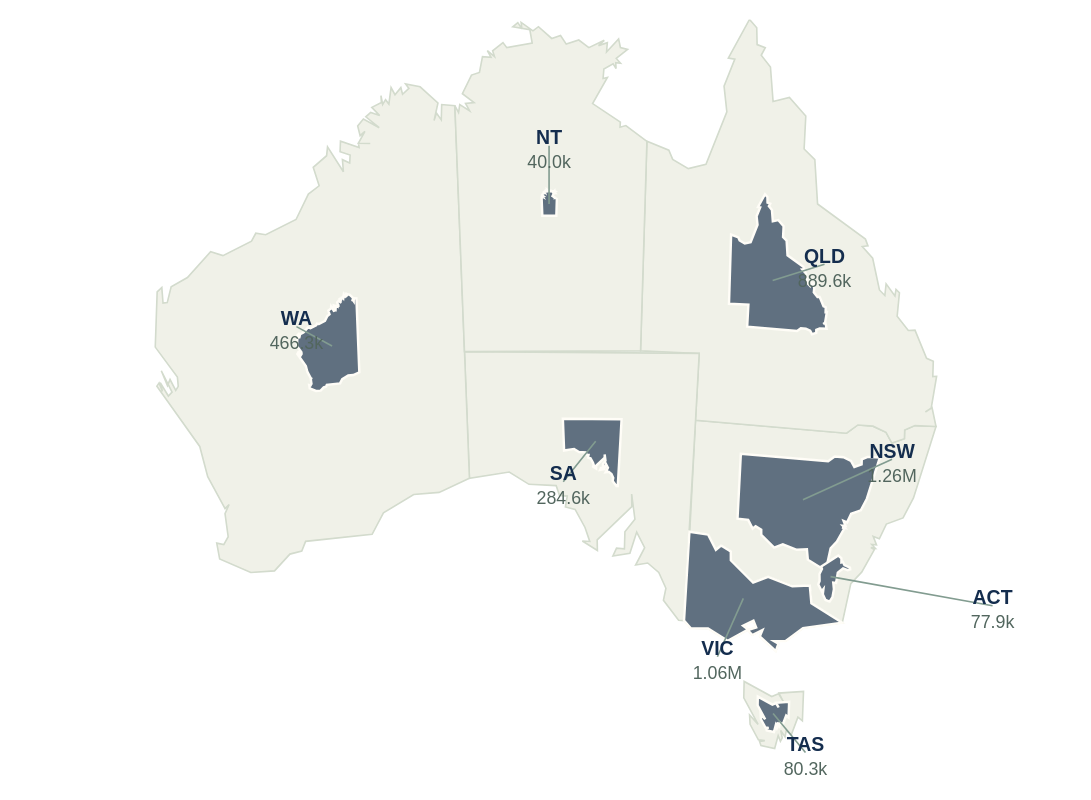

Express this chart as Vega-Lite.
### Vega-Lite specification from a JSON file in a GitHub repository (floating-point values rounded to 4 significant figures; data arrays with more than 128 entries replaced by an {"elided": "..."} marker saying what was removed)
{"$schema": "https://vega.github.io/schema/vega-lite/v5.json", "background": "transparent", "padding": 12, "config": {"font": "Arial", "view": {"stroke": null}, "axis": {"labelFontSize": 12, "titleFontSize": 12, "titleFontWeight": "normal", "labelColor": "#142d4e", "titleColor": "#142d4e", "domain": false, "gridColor": "#e2eaf3", "labelPadding": 6, "titlePadding": 12}, "legend": {"orient": "bottom", "titleLimit": 300, "labelLimit": 220, "labelFontSize": 11, "titleFontSize": 11, "titleFontWeight": "normal"}, "title": {"anchor": "start", "fontSize": 14, "color": "#142d4e"}}, "width": 650, "height": 470, "projection": {"type": "identity", "reflectY": false, "scale": 1, "translate": [0, 0]}, "layer": [{"data": {"values": [{"type": "Feature", "properties": {"state": "New South Wales", "abbr": "NSW", "total": 1257730}, "geometry": {"type": "Polygon", "coordinates": [[[519.9, 341.2], [513.2, 348.3], [507.9, 372.4], [488.9, 360.5], [487.9, 349.4], [477.1, 349.9], [462.2, 344.1], [452.9, 347.7], [439.1, 333.9], [439.1, 328.4], [433.1, 324.7], [429.9, 327.4], [425.1, 318.0], [413.8, 316.8], [417.3, 247.4], [510.6, 255.4], [517.6, 250.3], [526.9, 251.1], [534.9, 254.9], [538.5, 261.5], [546.3, 258.8], [546.4, 253.4], [552.8, 250.7], [565.8, 251.3], [551.9, 295.4], [545.4, 307.7], [535.1, 311.5], [530.8, 320.6], [527.0, 319.1], [529.0, 324.4], [526.1, 324.1], [528.3, 326.5], [525.5, 326.0], [527.7, 327.2], [519.9, 341.2]]]}}, {"type": "Feature", "properties": {"state": "Victoria", "abbr": "VIC", "total": 1064538}, "geometry": {"type": "Polygon", "coordinates": [[[413.6, 316.2], [425.1, 318.0], [429.9, 327.4], [433.1, 324.7], [439.1, 328.4], [439.1, 333.9], [452.9, 347.7], [462.2, 344.1], [477.1, 349.9], [487.9, 349.4], [488.9, 360.5], [507.9, 372.4], [483.7, 375.7], [473.0, 383.7], [465.8, 383.8], [468.5, 385.4], [466.9, 390.0], [457.0, 380.9], [458.7, 376.9], [452.4, 380.0], [449.6, 377.0], [454.8, 375.3], [453.1, 371.1], [446.7, 374.2], [449.8, 376.6], [437.2, 383.6], [425.1, 375.9], [414.3, 375.7], [410.2, 371.1], [413.6, 316.2]]]}}, {"type": "Feature", "properties": {"state": "Queensland", "abbr": "QLD", "total": 889635}, "geometry": {"type": "Polygon", "coordinates": [[[565.8, 251.3], [552.8, 250.7], [546.4, 253.4], [546.3, 258.8], [538.5, 261.5], [534.9, 254.9], [526.9, 251.1], [517.6, 250.3], [510.6, 255.4], [417.3, 247.4], [419.6, 206.2], [383.4, 204.6], [387.3, 75.21], [400.9, 80.71], [403.2, 86.37], [412.9, 92.1], [423.8, 89.38], [436.7, 57.03], [434.9, 41.16], [441.6, 24.51], [437.6, 23.86], [450.7, 0], [455.1, 5.091], [455.4, 15.51], [460.4, 17.47], [457.9, 22.11], [463.6, 29.36], [465.2, 50.61], [475.3, 48.18], [485.4, 59.58], [484.4, 79.98], [491.0, 86.57], [492.7, 113.9], [522.2, 135.6], [523.8, 139.8], [520.3, 140.2], [526.7, 147.4], [530.9, 167.0], [534.2, 170.4], [535.0, 163.2], [540.4, 170.7], [541.1, 166.6], [543.2, 168.7], [541.8, 183.2], [548.7, 192.0], [552.8, 191.8], [560.0, 209.2], [564.1, 211.1], [563.8, 220.5], [566.2, 220.3], [562.8, 240.0], [559.2, 242.3], [563.3, 239.6], [565.8, 251.3]]]}}, {"type": "Feature", "properties": {"state": "South Australia", "abbr": "SA", "total": 284559}, "geometry": {"type": "Polygon", "coordinates": [[[417.3, 247.4], [410.2, 371.1], [406.9, 370.9], [397.5, 358.5], [399.1, 351.1], [394.7, 341.4], [387.8, 335.5], [380.4, 336.8], [385.9, 326.1], [381.0, 316.5], [376.8, 329.6], [366.4, 331.2], [368.6, 326.4], [373.5, 326.8], [373.7, 316.2], [379.9, 308.5], [377.9, 292.9], [378.0, 300.8], [356.6, 321.2], [356.8, 327.8], [347.5, 321.9], [352.0, 322.2], [349.1, 313.6], [343.0, 302.5], [337.0, 300.9], [338.2, 294.2], [333.4, 293.8], [331.3, 287.8], [314.5, 287.0], [302.4, 279.4], [277.8, 283.3], [274.7, 205.0], [419.6, 206.2], [417.3, 247.4]]]}}, {"type": "Feature", "properties": {"state": "Western Australia", "abbr": "WA", "total": 466285}, "geometry": {"type": "Polygon", "coordinates": {"elided": "1x88x2 float values"}}}, {"type": "Feature", "properties": {"state": "Tasmania", "abbr": "TAS", "total": 80280}, "geometry": {"type": "Polygon", "coordinates": [[[470.9, 443.5], [469.7, 445.6], [468.3, 442.0], [466.2, 450], [457.8, 448.3], [456.9, 445.7], [460.1, 445.2], [456.1, 444.7], [451.0, 435.1], [450.7, 429.3], [456.0, 435.1], [447.1, 418.8], [447.3, 408.6], [464.4, 417.9], [468.6, 416.2], [471.7, 421.3], [468.8, 415.8], [484.0, 414.8], [483.3, 433.0], [480.5, 430.7], [476.6, 441.3], [473.3, 439.1], [472.6, 442.9], [469.9, 438.9], [470.9, 443.5]]]}}, {"type": "Feature", "properties": {"state": "Northern Territory", "abbr": "NT", "total": 40005}, "geometry": {"type": "Polygon", "coordinates": [[[387.3, 75.21], [383.4, 204.6], [274.7, 205.0], [268.8, 53.26], [271.1, 57.49], [271.8, 52.6], [277.9, 56.43], [275.4, 51.8], [280.7, 51.35], [273.4, 45.81], [279.0, 34.32], [284.0, 32.69], [285.8, 22.99], [291.1, 23.38], [288.8, 19.3], [293.3, 22.93], [292.1, 19.35], [298.5, 14.26], [300.8, 17.42], [316.5, 14.64], [315.1, 6.395], [304.5, 4.552], [307.6, 1.974], [310.2, 5.793], [309.7, 1.81], [317.0, 7.04], [320.4, 4.48], [328.6, 11.75], [334.0, 9.876], [337.5, 15.21], [345.3, 12.7], [351.5, 17.42], [361.0, 12.87], [357.5, 16.15], [362.9, 14.36], [362.4, 20.1], [369.9, 12.09], [371.0, 17.32], [375.4, 18.48], [368.4, 24.08], [371.0, 27.08], [368.1, 26.75], [368.3, 30.37], [366.5, 27.39], [360.8, 30.65], [360.3, 36.41], [363.0, 35.78], [353.8, 51.93], [370.9, 63.41], [370.7, 66.51], [374.3, 65.51], [387.3, 75.21]]]}}, {"type": "Feature", "properties": {"state": "Australian Capital Territory", "abbr": "ACT", "total": 77886}, "geometry": {"type": "Polygon", "coordinates": [[[503.6, 340.5], [503.9, 341.2], [505.2, 341.8], [505.2, 342.2], [504.7, 342.4], [503.6, 342.0], [502.4, 343.0], [502.0, 345.4], [501.3, 345.3], [501.5, 346.9], [501.1, 348.7], [500.5, 349.7], [499.5, 349.4], [498.9, 348.1], [499.0, 346.8], [498.6, 347.3], [497.8, 345.7], [498.1, 345.0], [498.1, 343.3], [498.7, 342.1], [498.5, 341.6], [502.5, 339.0], [503.2, 339.6], [503.2, 340.6], [503.6, 340.5]]]}}]}, "mark": {"type": "geoshape", "fill": "#f0f1e8", "stroke": "#d3dbcd", "strokeWidth": 1}, "encoding": {"tooltip": [{"field": "properties.state", "title": "Geographic reference"}]}}, {"data": {"values": [{"type": "Feature", "properties": {"state": "New South Wales", "abbr": "NSW", "total": 1257730}, "geometry": {"type": "Polygon", "coordinates": [[[504.6, 322.3], [500.7, 326.4], [497.7, 340.4], [486.7, 333.5], [486.1, 327.1], [479.9, 327.4], [471.2, 324.0], [465.9, 326.1], [457.9, 318.1], [457.9, 314.9], [454.4, 312.8], [452.6, 314.3], [449.8, 308.9], [443.3, 308.2], [445.3, 268.1], [499.2, 272.8], [503.3, 269.8], [508.6, 270.2], [513.3, 272.5], [515.4, 276.3], [519.9, 274.7], [520.0, 271.6], [523.6, 270.0], [531.1, 270.4], [523.1, 295.8], [519.4, 303.0], [513.4, 305.2], [510.9, 310.4], [508.7, 309.6], [509.9, 312.6], [508.2, 312.5], [509.5, 313.8], [507.9, 313.5], [509.1, 314.3], [504.6, 322.3]]]}}, {"type": "Feature", "properties": {"state": "Victoria", "abbr": "VIC", "total": 1064538}, "geometry": {"type": "Polygon", "coordinates": [[[413.6, 316.2], [425.1, 318.0], [429.9, 327.4], [433.1, 324.7], [439.1, 328.4], [439.1, 333.9], [452.9, 347.7], [462.2, 344.1], [477.1, 349.9], [487.9, 349.4], [488.9, 360.5], [507.9, 372.4], [483.7, 375.7], [473.0, 383.7], [465.8, 383.8], [468.5, 385.4], [466.9, 390.0], [457.0, 380.9], [458.7, 376.9], [452.4, 380.0], [449.6, 377.0], [454.8, 375.3], [453.1, 371.1], [446.7, 374.2], [449.8, 376.6], [437.2, 383.6], [425.1, 375.9], [414.3, 375.7], [410.2, 371.1], [413.6, 316.2]]]}}, {"type": "Feature", "properties": {"state": "Queensland", "abbr": "QLD", "total": 889635}, "geometry": {"type": "Polygon", "coordinates": [[[498.3, 191.0], [494.0, 190.8], [491.9, 191.7], [491.8, 193.4], [489.3, 194.3], [488.1, 192.2], [485.4, 190.9], [482.3, 190.6], [480.0, 192.3], [449.2, 189.7], [450.0, 176.0], [438.0, 175.5], [439.3, 132.8], [443.8, 134.6], [444.6, 136.5], [447.7, 138.3], [451.4, 137.4], [455.6, 126.8], [455.0, 121.5], [457.2, 116.0], [455.9, 115.8], [460.2, 107.9], [461.7, 109.6], [461.8, 113.0], [463.5, 113.7], [462.6, 115.2], [464.5, 117.6], [465.0, 124.6], [468.4, 123.8], [471.7, 127.6], [471.4, 134.3], [473.6, 136.5], [474.1, 145.6], [483.9, 152.7], [484.4, 154.1], [483.2, 154.2], [485.4, 156.6], [486.7, 163.1], [487.8, 164.2], [488.1, 161.8], [489.9, 164.3], [490.1, 163.0], [490.8, 163.7], [490.4, 168.5], [492.6, 171.4], [494.0, 171.3], [496.4, 177.0], [497.7, 177.7], [497.6, 180.8], [498.4, 180.7], [497.3, 187.2], [496.1, 188.0], [497.5, 187.1], [498.3, 191.0]]]}}, {"type": "Feature", "properties": {"state": "South Australia", "abbr": "SA", "total": 284559}, "geometry": {"type": "Polygon", "coordinates": [[[371.1, 257.1], [369.3, 288.0], [368.5, 288.0], [366.2, 284.9], [366.5, 283.1], [365.4, 280.6], [363.7, 279.2], [361.9, 279.5], [363.3, 276.8], [362.0, 274.4], [361.0, 277.7], [358.4, 278.1], [358.9, 276.9], [360.1, 277.0], [360.2, 274.3], [361.8, 272.4], [361.3, 268.5], [361.3, 270.5], [355.9, 275.6], [356.0, 277.2], [353.6, 275.8], [354.8, 275.8], [354.1, 273.7], [352.5, 270.9], [351.0, 270.5], [351.3, 268.8], [350.1, 268.7], [349.6, 267.2], [345.4, 267.0], [342.4, 265.1], [336.2, 266.1], [335.4, 246.5], [371.7, 246.8], [371.1, 257.1]]]}}, {"type": "Feature", "properties": {"state": "Western Australia", "abbr": "WA", "total": 466285}, "geometry": {"type": "Polygon", "coordinates": {"elided": "1x88x2 float values"}}}, {"type": "Feature", "properties": {"state": "Tasmania", "abbr": "TAS", "total": 80280}, "geometry": {"type": "Polygon", "coordinates": [[[468.2, 436.4], [467.6, 437.5], [466.9, 435.6], [465.7, 439.8], [461.3, 438.9], [460.8, 437.6], [462.5, 437.3], [460.4, 437.0], [457.7, 432.0], [457.6, 428.9], [460.3, 432.0], [455.7, 423.4], [455.8, 418.0], [464.8, 422.9], [467.0, 422.0], [468.6, 424.7], [467.1, 421.8], [475.1, 421.2], [474.8, 430.9], [473.3, 429.7], [471.2, 435.3], [469.5, 434.1], [469.1, 436.1], [467.7, 434.0], [468.2, 436.4]]]}}, {"type": "Feature", "properties": {"state": "Northern Territory", "abbr": "NT", "total": 40005}, "geometry": {"type": "Polygon", "coordinates": [[[331.7, 110.9], [331.4, 121.2], [322.8, 121.2], [322.3, 109.1], [322.5, 109.4], [322.5, 109.1], [323.0, 109.4], [322.8, 109.0], [323.2, 109.0], [322.7, 108.5], [323.1, 107.6], [323.5, 107.5], [323.7, 106.7], [324.1, 106.7], [323.9, 106.4], [324.2, 106.7], [324.1, 106.4], [324.7, 106.0], [324.8, 106.2], [326.1, 106.0], [326.0, 105.4], [325.1, 105.2], [325.4, 105.0], [325.6, 105.3], [325.6, 105.0], [326.1, 105.4], [326.4, 105.2], [327.1, 105.8], [327.5, 105.6], [327.8, 106.1], [328.4, 105.9], [328.9, 106.2], [329.6, 105.9], [329.4, 106.1], [329.8, 106.0], [329.8, 106.5], [330.3, 105.8], [330.4, 106.2], [330.8, 106.3], [330.2, 106.8], [330.4, 107.0], [330.2, 107.0], [330.2, 107.3], [330.1, 107.0], [329.6, 107.3], [329.6, 107.8], [329.8, 107.7], [329.1, 109.0], [330.4, 109.9], [330.4, 110.2], [330.7, 110.1], [331.7, 110.9]]]}}, {"type": "Feature", "properties": {"state": "Australian Capital Territory", "abbr": "ACT", "total": 77886}, "geometry": {"type": "Polygon", "coordinates": [[[508.3, 334.9], [509.3, 336.8], [512.6, 338.3], [512.8, 339.4], [511.2, 340.0], [508.4, 338.9], [505.2, 341.4], [504.1, 347.9], [502.4, 347.7], [502.8, 351.7], [501.9, 356.7], [500.1, 359.4], [497.6, 358.3], [495.9, 354.9], [496.3, 351.7], [495.2, 353.0], [493.1, 348.7], [493.9, 346.7], [493.8, 342.3], [495.4, 339.2], [495.0, 337.7], [505.5, 330.9], [507.4, 332.6], [507.4, 335.2], [508.3, 334.9]]]}}]}, "mark": {"type": "geoshape", "fill": "#607080", "stroke": "#fffdf7", "strokeWidth": 1.5}, "encoding": {"tooltip": [{"field": "properties.state", "title": "State / territory"}, {"field": "properties.total", "type": "quantitative", "title": "School enrolments · 2025", "format": ",.0f"}], "opacity": {"condition": {"test": "focus_state === 'All states' || datum.properties.state === focus_state", "value": 1}, "value": 0.2}, "stroke": {"condition": {"test": "datum.properties.state === focus_state", "value": "#142d4e"}, "value": "#fffdf7"}, "strokeWidth": {"condition": {"test": "datum.properties.state === focus_state", "value": 2.5}, "value": 1.5}}}, {"data": {"values": [{"state": "New South Wales", "abbr": "NSW", "total": 1257730, "x": 483.7, "y": 296.5, "labelX": 538.7, "labelY": 271.5, "count": "1.26M"}, {"state": "Victoria", "abbr": "VIC", "total": 1064538, "x": 446.8, "y": 357.4, "labelX": 430.8, "labelY": 393.4, "count": "1.06M"}, {"state": "Queensland", "abbr": "QLD", "total": 889635, "x": 465.0, "y": 161.2, "labelX": 497.0, "labelY": 151.2, "count": "889.6k"}, {"state": "South Australia", "abbr": "SA", "total": 284559, "x": 355.7, "y": 260.4, "labelX": 335.7, "labelY": 285.4, "count": "284.6k"}, {"state": "Western Australia", "abbr": "WA", "total": 466285, "x": 193.0, "y": 201.6, "labelX": 171.0, "labelY": 189.6, "count": "466.3k"}, {"state": "Tasmania", "abbr": "TAS", "total": 80280, "x": 465.2, "y": 428.5, "labelX": 485.2, "labelY": 452.5, "count": "80.3k"}, {"state": "Northern Territory", "abbr": "NT", "total": 40005, "x": 326.9, "y": 113.9, "labelX": 326.9, "labelY": 77.94, "count": "40.0k"}, {"state": "Australian Capital Territory", "abbr": "ACT", "total": 77886, "x": 500.7, "y": 343.9, "labelX": 600.7, "labelY": 361.9, "count": "77.9k"}]}, "mark": {"type": "rule", "color": "#829c90", "strokeWidth": 1}, "encoding": {"x": {"field": "x", "type": "quantitative", "axis": null, "scale": {"domain": [0, 650]}}, "y": {"field": "y", "type": "quantitative", "axis": null, "scale": {"domain": [470, 0]}}, "x2": {"field": "labelX"}, "y2": {"field": "labelY"}, "opacity": {"condition": {"test": "focus_state === 'All states' || datum.state === focus_state", "value": 1}, "value": 0.4}}}, {"data": {"values": [{"state": "New South Wales", "abbr": "NSW", "total": 1257730, "x": 483.7, "y": 296.5, "labelX": 538.7, "labelY": 271.5, "count": "1.26M"}, {"state": "Victoria", "abbr": "VIC", "total": 1064538, "x": 446.8, "y": 357.4, "labelX": 430.8, "labelY": 393.4, "count": "1.06M"}, {"state": "Queensland", "abbr": "QLD", "total": 889635, "x": 465.0, "y": 161.2, "labelX": 497.0, "labelY": 151.2, "count": "889.6k"}, {"state": "South Australia", "abbr": "SA", "total": 284559, "x": 355.7, "y": 260.4, "labelX": 335.7, "labelY": 285.4, "count": "284.6k"}, {"state": "Western Australia", "abbr": "WA", "total": 466285, "x": 193.0, "y": 201.6, "labelX": 171.0, "labelY": 189.6, "count": "466.3k"}, {"state": "Tasmania", "abbr": "TAS", "total": 80280, "x": 465.2, "y": 428.5, "labelX": 485.2, "labelY": 452.5, "count": "80.3k"}, {"state": "Northern Territory", "abbr": "NT", "total": 40005, "x": 326.9, "y": 113.9, "labelX": 326.9, "labelY": 77.94, "count": "40.0k"}, {"state": "Australian Capital Territory", "abbr": "ACT", "total": 77886, "x": 500.7, "y": 343.9, "labelX": 600.7, "labelY": 361.9, "count": "77.9k"}]}, "mark": {"type": "text", "fontSize": 12, "fontWeight": "bold", "color": "#142d4e", "dy": -5}, "encoding": {"x": {"field": "labelX", "type": "quantitative", "axis": null, "scale": {"domain": [0, 650]}}, "y": {"field": "labelY", "type": "quantitative", "axis": null, "scale": {"domain": [470, 0]}}, "text": {"field": "abbr"}, "tooltip": [{"field": "state", "title": "State / territory"}, {"field": "total", "type": "quantitative", "title": "School enrolments", "format": ",.0f"}], "opacity": {"condition": {"test": "focus_state === 'All states' || datum.state === focus_state", "value": 1}, "value": 0.4}}}, {"data": {"values": [{"state": "New South Wales", "abbr": "NSW", "total": 1257730, "x": 483.7, "y": 296.5, "labelX": 538.7, "labelY": 271.5, "count": "1.26M"}, {"state": "Victoria", "abbr": "VIC", "total": 1064538, "x": 446.8, "y": 357.4, "labelX": 430.8, "labelY": 393.4, "count": "1.06M"}, {"state": "Queensland", "abbr": "QLD", "total": 889635, "x": 465.0, "y": 161.2, "labelX": 497.0, "labelY": 151.2, "count": "889.6k"}, {"state": "South Australia", "abbr": "SA", "total": 284559, "x": 355.7, "y": 260.4, "labelX": 335.7, "labelY": 285.4, "count": "284.6k"}, {"state": "Western Australia", "abbr": "WA", "total": 466285, "x": 193.0, "y": 201.6, "labelX": 171.0, "labelY": 189.6, "count": "466.3k"}, {"state": "Tasmania", "abbr": "TAS", "total": 80280, "x": 465.2, "y": 428.5, "labelX": 485.2, "labelY": 452.5, "count": "80.3k"}, {"state": "Northern Territory", "abbr": "NT", "total": 40005, "x": 326.9, "y": 113.9, "labelX": 326.9, "labelY": 77.94, "count": "40.0k"}, {"state": "Australian Capital Territory", "abbr": "ACT", "total": 77886, "x": 500.7, "y": 343.9, "labelX": 600.7, "labelY": 361.9, "count": "77.9k"}]}, "mark": {"type": "text", "fontSize": 11, "color": "#52665e", "dy": 11}, "encoding": {"x": {"field": "labelX", "type": "quantitative", "axis": null, "scale": {"domain": [0, 650]}}, "y": {"field": "labelY", "type": "quantitative", "axis": null, "scale": {"domain": [470, 0]}}, "text": {"field": "count"}, "opacity": {"condition": {"test": "focus_state === 'All states' || datum.state === focus_state", "value": 1}, "value": 0.4}}}], "params": [{"name": "focus_state", "value": "All states"}]}
